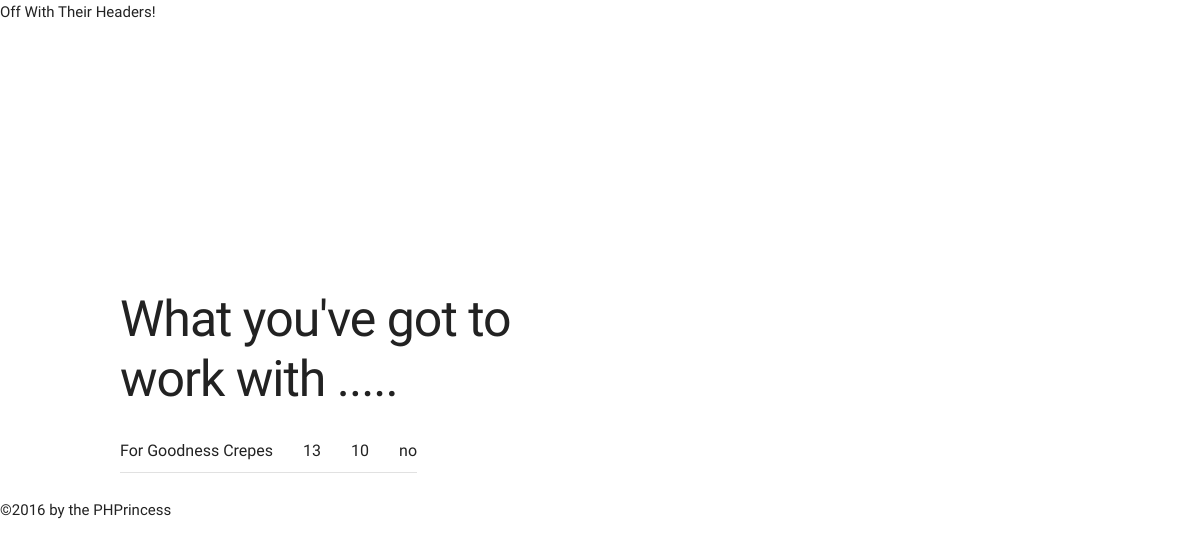
Before: /directory.php with the older database file.
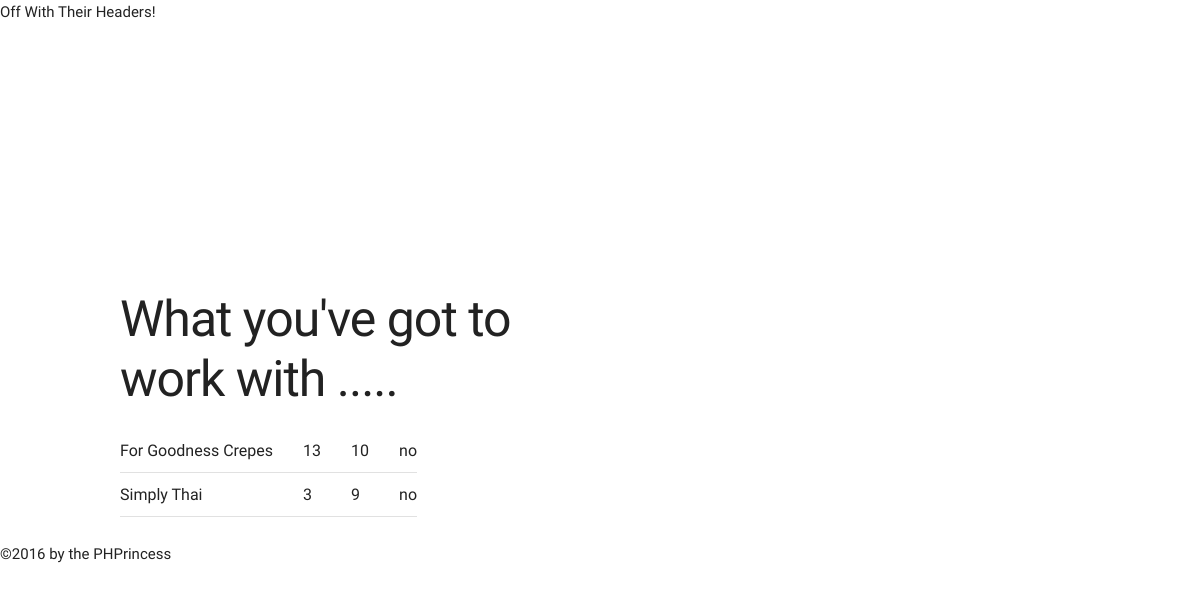
After: the same page with the newer database file.
### tables this page shows
CREATE TABLE `restaurants` (
  `rest_id` bigint(20) UNSIGNED NOT NULL,
  `rest_name` varchar(40) NOT NULL,
  `neighborhood_id` int(3) NOT NULL,
  `cuisine_id` int(3) NOT NULL,
  `new_to_me` enum('yes','no') NOT NULL
);

### directory.php (the view, shortened to what this page needs)
<?php
include("inc/header.php");
include("inc/connection.php");
?>
<h1>What you've got to work with .....</h1>
<?php
$fullListing = $db->query('SELECT * FROM restaurants');
echo "<table>";
	while ($dir = $fullListing->fetch())
	{
		echo "<tr><td>" . $dir['rest_name'] . "</td><td>" . $dir['neighborhood_id'] . "</td><td>" . $dir['cuisine_id'] . "</td><td>" . $dir['new_to_me'] . "</td></tr>";
	}
	echo "</table>";
?>
<?php
include("inc/footer.php");
?>

### inc/header.php (shortened to what this page needs)
<html>
<head>
  <link rel="stylesheet" href="css/normalize.css">
  <link rel="stylesheet" href="css/skeleton.css">
</head>
<body>
	<p>Off With Their Headers!</p>
	<div class="container">
		<div class="row">
			<div class="one-half column" style="margin-top:25%">

### inc/footer.php
			</div>
		</div>
	</div>
		<div class="footer">
			<p>&copy;<?php echo date("Y"); ?> by the PHPrincess</p>
		</div>
</body>
</html>

### css/skeleton.css (style rules this page uses)
.container { position: relative; width: 100%; max-width: 960px; margin: 0 auto; padding: 0 20px; box-sizing: border-box; }
.column, .columns { width: 100%; float: left; box-sizing: border-box; }
@media (min-width: 400px) { .container { width: 85%; padding: 0; } }
@media (min-width: 550px) { .container { width: 80%; } }
@media (min-width: 550px) { .column, .columns { margin-left: 4%; } }
@media (min-width: 550px) { .column:first-child, .columns:first-child { margin-left: 0; } }
@media (min-width: 550px) { .one-half.column { width: 48%; } }
html { font-size: 62.5%; }
body { font-size: 1.5em; line-height: 1.6; font-weight: 400; font-family: "Raleway", "HelveticaNeue", "Helvetica Neue", Helvetica, Arial, sans-serif; color: #222; }
h1, h2, h3, h4, h5, h6 { margin-top: 0; margin-bottom: 2rem; font-weight: 300; }
h1 { font-size: 4.0rem; line-height: 1.2; letter-spacing: -.1rem; }
@media (min-width: 550px) { h1 { font-size: 5.0rem; } }
p { margin-top: 0; }
th, td { padding: 12px 15px; text-align: left; border-bottom: 1px solid #E1E1E1; }
th:first-child, td:first-child { padding-left: 0; }
th:last-child, td:last-child { padding-right: 0; }
pre, blockquote, dl, figure, table, p, ul, ol, form { margin-bottom: 2.5rem; }
.container:after, .row:after, .u-cf { content: ""; display: table; clear: both; }

Changed rows visible on the page:
added restaurants: rest_name "Simply Thai", neighborhood "3", cuisine "9", new_to_me "no"
